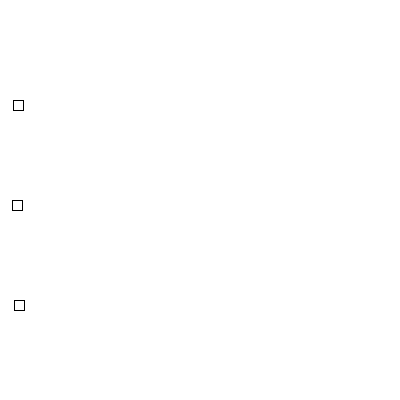
Frame 1 (no input)
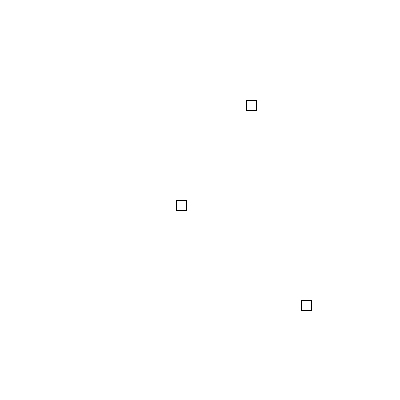
Frame 60 (the mouse pressed at the canvas centre just before this capture)
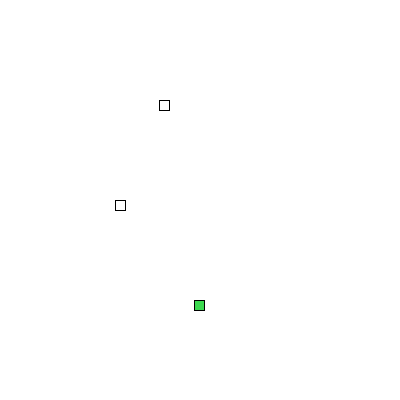
Frame 120 (the mouse held since frame 60 and released just before this capture)

The Processing sketch that drew these frames (run headless with seeded random() and noise(); from frame 60 on, the mouse is pressed at the canvas centre):

// Processing sketch: processing_115759
// ── processing_115759.pde

void setup()
{
  size(400,400);
  
}

int r1 = 255;
int r2 = 255;
int r3 = 255;
int g1 = 255;
int g2 = 255;
int g3 = 255;
int b1 = 255;
int b2 = 255;
int b3 = 255;

float speed1 = random(2,5);
float speed2 = random(2,5);
float speed3 = random(2,5);

float r1x = 10;
float r2x = 10;
float r3x = 10;


void draw()
{
  stroke(0);
  background(255);
  r1x += speed1;
  r2x += speed2;
  r3x += speed3;
  if(r1x >= 390 || r1x <=0)
  {
    speed1 *= -1;
    speed2 *= -1;
    speed3 *= -1;
    r1 = int(random(0,255));
    g1 = int(random(0,255));
    b1 = int(random(0,255));
  }
  if(r2x >= 390 || r2x <=0)
  {
    speed1 *= -1;
    speed2 *= -1;
    speed3 *= -1;
    r2 = int(random(0,255));
    g2 = int(random(0,255));
    b2 = int(random(0,255));
  }
  if(r3x >= 390 || r3x <=0)
  {
    speed1 *= -1;
    speed2 *= -1;
    speed3 *= -1;
    r3 = int(random(0,255));
    g3 = int(random(0,255));
    b3 = int(random(0,255));
  }
  fill(r1, g1, b1);
  rect(r1x,100,10,10);
  fill(r2, g2, b2);
  rect(r2x,200,10,10);
  fill(r3, g3, b3);
  rect(r3x,300,10,10);
}
